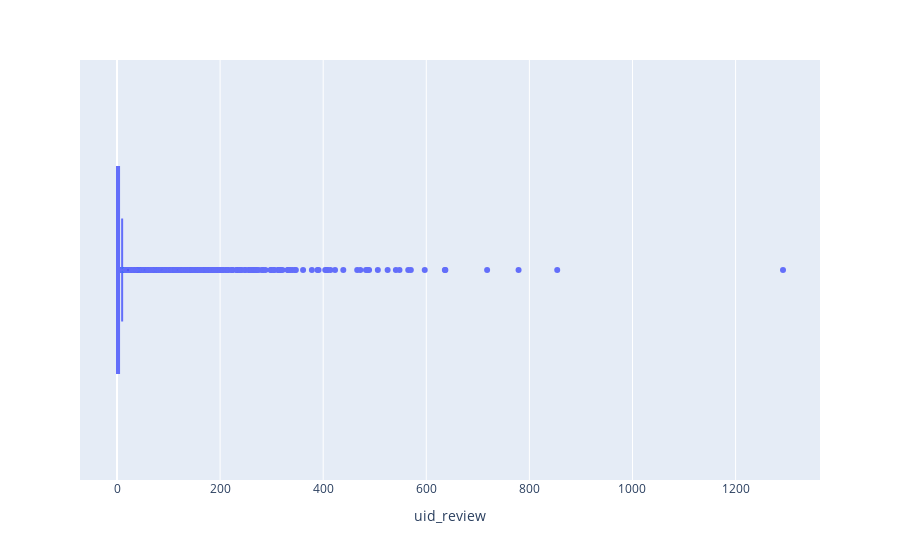

The cell this chart's notebook holds for it:
### Code cell
fig = px.box(rev_test,x='uid_review')
fig.show()

### Figure 1 — Plotly figure (JSON) as saved in the notebook; plotly's stock layout.template omitted (floating-point values rounded to 4 significant figures; data arrays with more than 128 entries replaced by an {"elided": "..."} marker saying what was removed)
{"data": [{"alignmentgroup": "True", "hovertemplate": "uid_review=%{x}<extra></extra>", "legendgroup": "", "marker": {"color": "#636efa"}, "name": "", "notched": false, "offsetgroup": "", "orientation": "h", "showlegend": false, "type": "box", "x": {"elided": "15804 int values"}, "x0": " ", "xaxis": "x", "y0": " ", "yaxis": "y"}], "layout": {"boxmode": "group", "legend": {"tracegroupgap": 0}, "margin": {"t": 60}, "xaxis": {"anchor": "y", "domain": [0, 1], "title": {"text": "uid_review"}}, "yaxis": {"anchor": "x", "domain": [0, 1]}}}
